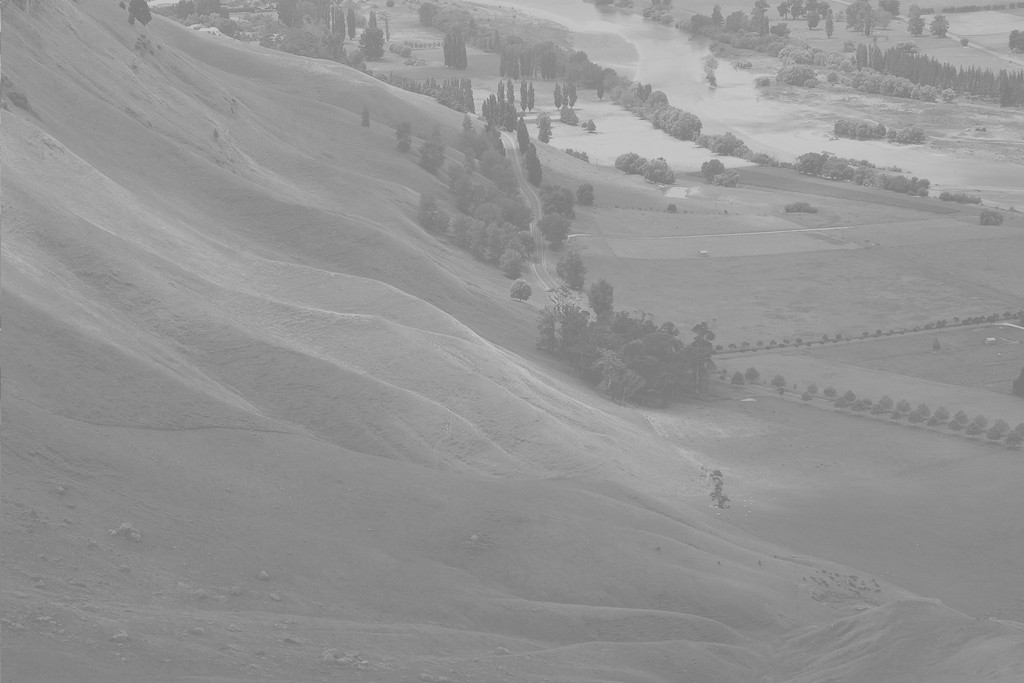
#> input picture assets/pruebas/Unequalized_Hawkes_Bay_NZ.jpg, 1024 x 683 px
$ jupyter execute iluminacion.ipynb
#> lines starting #> are read from the running program, lines starting #| are printed output that depends on the picture
# Ecualización de histogramas

> La ecualización de histogramas es un método de procesamiento de imágenes o ajuste de contraste que utiliza el histograma de la imagen.

Considere una imagen cuyos valores de píxel se limitan únicamente a un rango específico de valores. Por ejemplo, una imagen más brillante tendrá todos los píxeles confinados a valores altos. Pero una buena imagen tendrá píxeles de todas las regiones de la imagen. Por lo tanto, debe estirar este histograma hacia ambos extremos (como se muestra en la imagen a continuación, de wikipedia) y eso es lo que hace la ecualización de histogramas (en palabras simples). Esto normalmente mejora el contraste de la imagen.

Acontinuación se muestra el histograma de la siguente imagen

[cell 1]
#importación de librerías
import numpy as np
import cv2 as cv
from PIL import Image
from matplotlib import pyplot as plt

[cell 2]
def graficar(datos, imagen):

    plt.figure(1)
    x=range(len(datos))
    plt.xticks([0, 50, 100, 150, 200, 255],[0, 50, 100, 150, 200, 255])
    plt.bar(x, datos, align='center')
    plt.title('Histograma')
    plt.xlabel('Intensidad de iluminación')
    plt.ylabel('Catidad de pixeles')

    plt.savefig(imagen, bbox_inches='tight')

    return None

foto=Image.open('assets/pruebas/Unequalized_Hawkes_Bay_NZ.jpg')
#> foto is the input picture: PIL image 1024x683 RGB; min 114, max 208, mean 148

#si la imagen es a color la convertimos a escala de grises
if foto.mode != 'L':
    foto=foto.convert('L')
#> foto: PIL image 1024x683 L

histograma=foto.histogram()
#> histograma = 256 values, max 28701 at index 137, min 0 at index 0, mean 2732

graficar(histograma, 'assets/pruebas/h0.jpg')
#> in graficar, `plt.savefig(imagen, bbox_inches='tight')`:
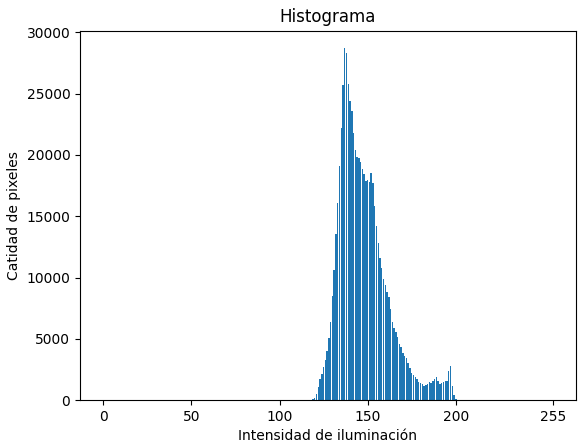
#> figure drawn by matplotlib, 1 panel; tallest bar 28701 high, from x = 136.6 to 137.4

* implementación de Numpy para normalizar la imagen

[cell 3]
img = cv.imread('assets/pruebas/Unequalized_Hawkes_Bay_NZ.jpg',0)
hist,bins = np.histogram(img.flatten(),256,[0,256])
#> hist has the same summary as histograma; bins = 257 values from 0 to 256
cdf = hist.cumsum()
#> cdf = 256 values from 0 to 699392
cdf_normalized = cdf * float(hist.max()) / cdf.max()
#> cdf_normalized = 256 values from 0 to 28701
plt.plot(cdf_normalized, color = 'b')
plt.hist(img.flatten(),256,[0,256], color = 'r')
plt.xlim([0,256])
plt.legend(('cdf','histograma'), loc = 'upper left')
plt.xlabel('intensidad de iluminacion')
plt.ylabel('cantidad de pixeles')
plt.show()
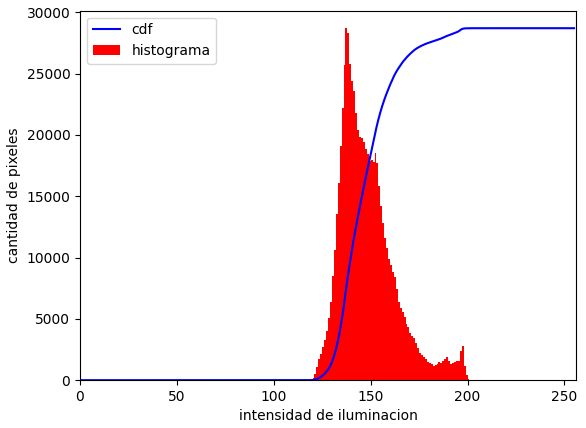
#> figure drawn by matplotlib, 1 panel; tallest bar 28701 high, from x = 137 to 138; curve peaks at x = 208, y = 28701
plt.savefig('assets/pruebas/h1.png', bbox_inches='tight')

Puede ver que el histograma se encuentra en la región más brillante. Necesitamos el espectro completo. Para eso, necesitamos una función de transformación que mapee los ***píxeles de entrada en la región más brillante a los píxeles de salida en la región completa***. Eso es lo que hace la ecualización de histogramas.

* Encontrar el valor mínimo del histograma (excluyendo 0)
* Aplicar la ecuación de ecualización del histogram

Pero aquí he usado el concepto de matriz enmascarada de Numpy.

📑**Nota**: Para una matriz enmascarada, todas las operaciones se realizan en elementos no enmascarados. Puede leer más sobre esto en los documentos de Numpy sobre matrices enmascaradas.

[cell 4]
cdf_m = np.ma.masked_equal(cdf,0)
cdf_m = (cdf_m - cdf_m.min())*255/(cdf_m.max()-cdf_m.min())
cdf = np.ma.filled(cdf_m,0).astype('uint8')
#> cdf = 256 values from 0 to 255

Ahora tenemos la tabla de búsqueda que nos brinda información sobre cuál es el valor de píxel de salida para cada valor de píxel de entrada. Así que acabamos de aplicar la transformación.

[cell 5]
img2 = cdf[img]
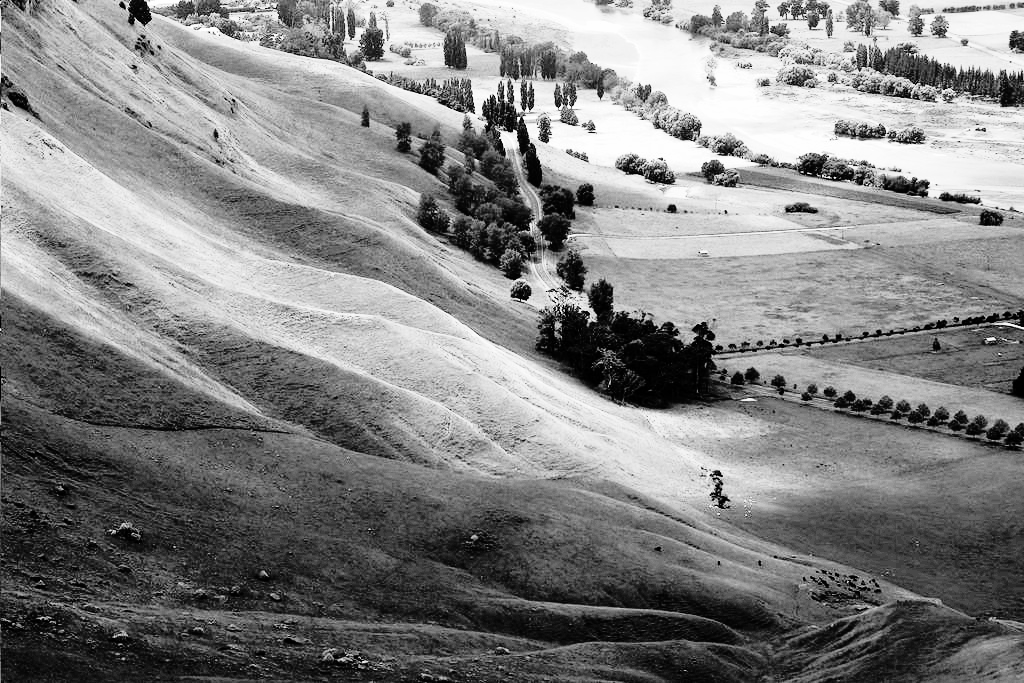
#> img2: shape (683, 1024); min 0, max 255, mean 130

Ahora calculamos su histograma y cdf como antes y el resultado se ve a continuación

[cell 6]
#img = cv.imread('assets/pruebas/Unequalized_Hawkes_Bay_NZ.jpg',0)
hist,bins = np.histogram(img2.flatten(),256,[0,256])
#> hist = 256 values, max 28701 at index 62, min 0 at index 6, mean 2732
cdf = hist.cumsum()
#> cdf = 256 values from 1944 to 699392
cdf_normalized = cdf * float(hist.max()) / cdf.max()
#> cdf_normalized = 256 values from 79.78 to 28701
plt.plot(cdf_normalized, color = 'b')
plt.hist(img2.flatten(),256,[0,256], color = 'r')
plt.xlim([0,256])
plt.legend(('cdf','histograma'), loc = 'upper left')
plt.xlabel('intensidad de iluminacion')
plt.ylabel('cantidad de pixeles')
plt.show()
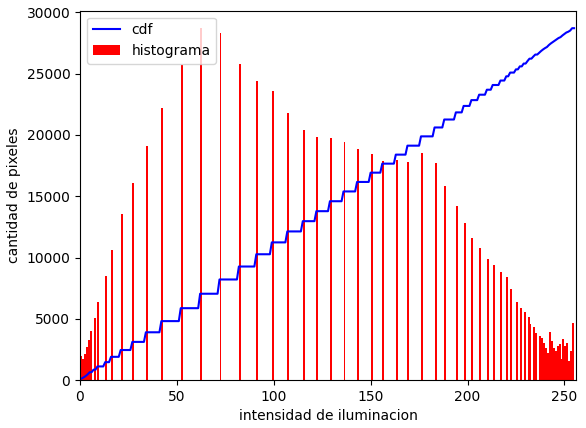
#> figure drawn by matplotlib, 1 panel; tallest bar 28701 high, from x = 62 to 63; curve peaks at x = 255, y = 28701
plt.savefig('assets/pruebas/h2.png')

Otra característica importante es que, incluso si la imagen era una imagen más oscura (en lugar de una más brillante que usamos), después de la ecualización obtendremos casi la misma imagen que obtuvimos. Como resultado, esto se utiliza como una "herramienta de referencia" para hacer todas las imágenes con las mismas condiciones de iluminación. Esto es útil en muchos casos. Por ejemplo, en el reconocimiento facial, antes de entrenar los datos faciales, se ecualiza el histograma de las imágenes de los rostros para que todos tengan las mismas condiciones de iluminación.

# Ecualización de histogramas en OpenCV

OpenCV tiene una función para hacer esto, ***cv.equalizeHist()***. Su entrada es solo una imagen en escala de grises y la salida es nuestra imagen ecualizada de histograma.

A continuación se muestra un fragmento de código simple que muestra su uso para la misma imagen que usamos:

[cell 7]
img = cv.imread('assets/pruebas/Unequalized_Hawkes_Bay_NZ.jpg',0)
equ = cv.equalizeHist(img)
res = np.hstack((img,equ)) #stacking images side-by-side
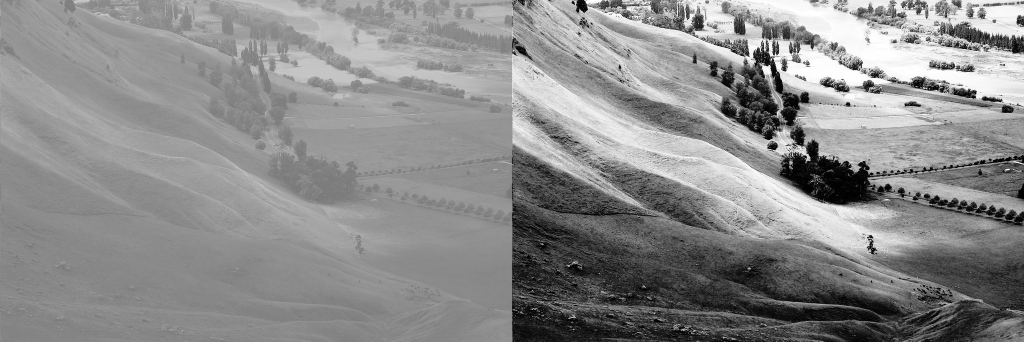
#> res: shape (683, 2048) (shown at 1/2 size); min 0, max 255, mean 139.3
cv.imwrite('assets/pruebas/Compare_Hawkes_Bay_NZ.jpg',res)
#> Out = True

📑 **Nota**: La ecualización del histograma es buena cuando el histograma de la imagen se limita a una región en particular. No funcionará bien en lugares donde hay grandes variaciones de intensidad donde el histograma cubre una gran región, es decir, están presentes píxeles brillantes y oscuros.

# CLAHE (Contrast Limited Adaptive Histogram Equalization)

> ecualización de histograma adaptativo limitado por contraste

La primera ecualización de histograma que acabamos de ver considera el contraste global de la imagen. En muchos casos, no es una buena idea. Por ejemplo, la siguiente imagen muestra una imagen de entrada y su resultado después de la ecualización global del histograma.

Es cierto que el contraste de fondo ha mejorado tras la ecualización del histograma. Pero compare la cara de la estatua en ambas imágenes. Perdimos la mayor parte de la información allí debido al exceso de brillo. Es porque su histograma no se limita a una región en particular como vimos en casos anteriores (intente trazar el histograma de la imagen de entrada, obtendrá más intuición).

Entonces, para resolver este problema, se usa la **ecualización de histograma adaptativo**.
1. La imagen se divide en pequeños bloques llamados "mosaicos" (tileSize es 8x8 por defecto en OpenCV).
2. Cada uno de estos bloques se iguala en histograma como de costumbre.
3. Entonces, el histograma se limitaría a una región pequeña (a menos que haya ruido).
    * Si hay ruido, se amplificará. Para evitar esto, se aplica la limitación de contraste.
4. Si algún bin de histograma está por encima del límite de contraste especificado (por defecto 40 en OpenCV), esos píxeles se recortan y distribuyen uniformemente a otros bins antes de aplicar la ecualización de histograma.
5. Después de la ecualización, para eliminar los artefactos en los bordes de los mosaicos, se aplica la interpolación bilineal.

[cell 8]
img = cv.imread('assets/pruebas/tsukuba_1.png',0)
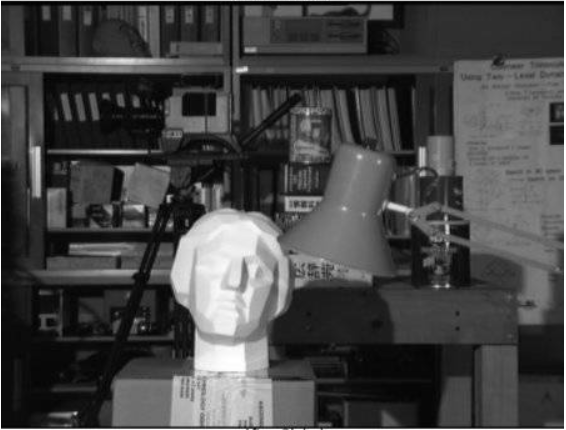
#> input picture assets/pruebas/tsukuba_1.png, 566 x 430 px
#> img is the input picture: shape (430, 566); min 0, max 255, mean 69.8
# create a CLAHE object (Arguments are optional).
clahe = cv.createCLAHE(clipLimit=2.0, tileGridSize=(8,8))
cl1 = clahe.apply(img)
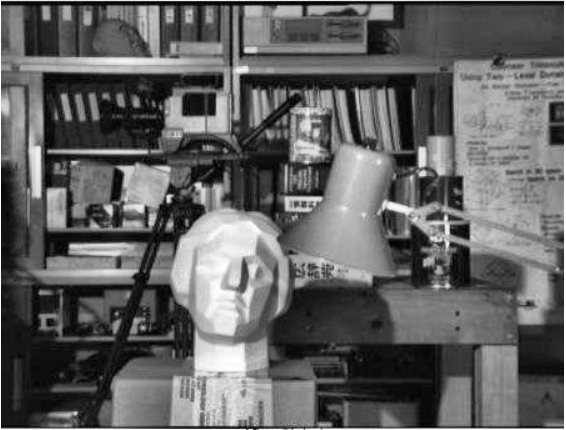
#> cl1: shape (430, 566); min 0, max 255, mean 98.4
cv.imwrite('assets/pruebas/tsukuba_2.png',cl1)
#> Out = True

[cell 9]
import numpy as np
import cv2 as cv
from matplotlib import pyplot as plt

def graficar(datos, imagen):

    plt.figure(1)
    x=range(len(datos))
    plt.xticks([0, 50, 100, 150, 200, 255],[0, 50, 100, 150, 200, 255])
    plt.bar(x, datos, align='center')
    plt.title('Histograma')
    plt.xlabel('Intensidad de iluminación')
    plt.ylabel('Catidad de pixeles')

    #plt.savefig(imagen, bbox_inches='tight')

    return None

foto=Image.open('assets/pruebas/tsukuba_1.png')
#> foto: PIL image 566x430 RGBA

#si la imagen es a color la convertimos a escala de grises
if foto.mode != 'L':
    foto=foto.convert('L')

histograma=foto.histogram()
#> histograma = 256 values, max 4682 at index 11, min 64 at index 0, mean 950.7

graficar(histograma, 'assets/pruebas/h0.jpg')
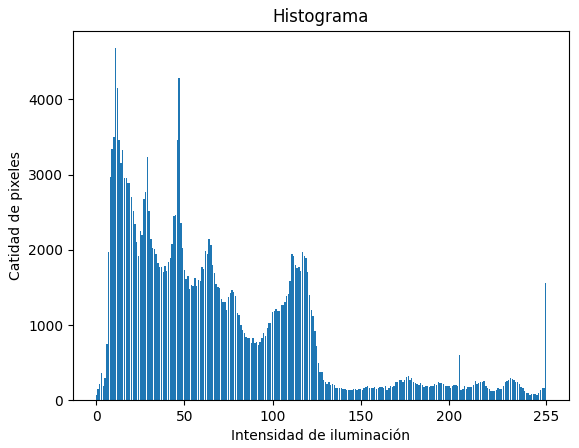
#> figure drawn by matplotlib, 1 panel; tallest bar 4682 high, from x = 10.6 to 11.4
